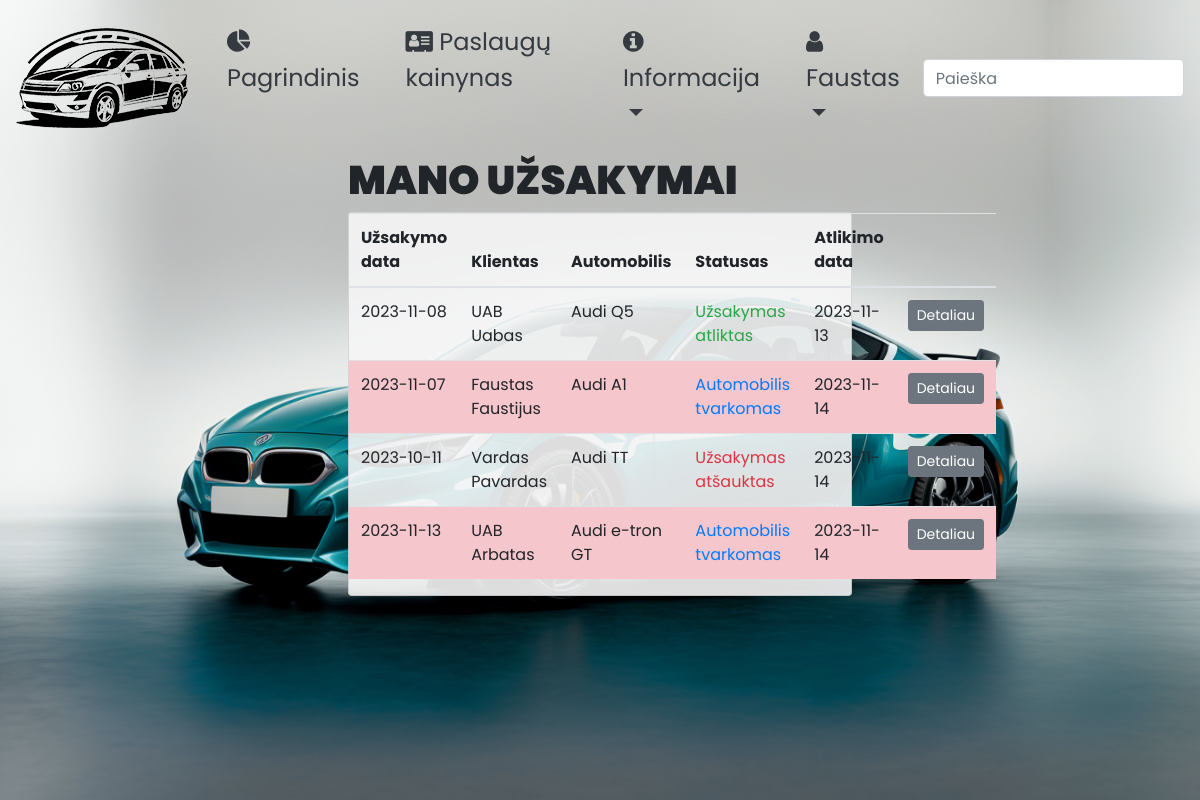
Before: /autoservisas/manouzsakymai/ (signed in) with the older database file.
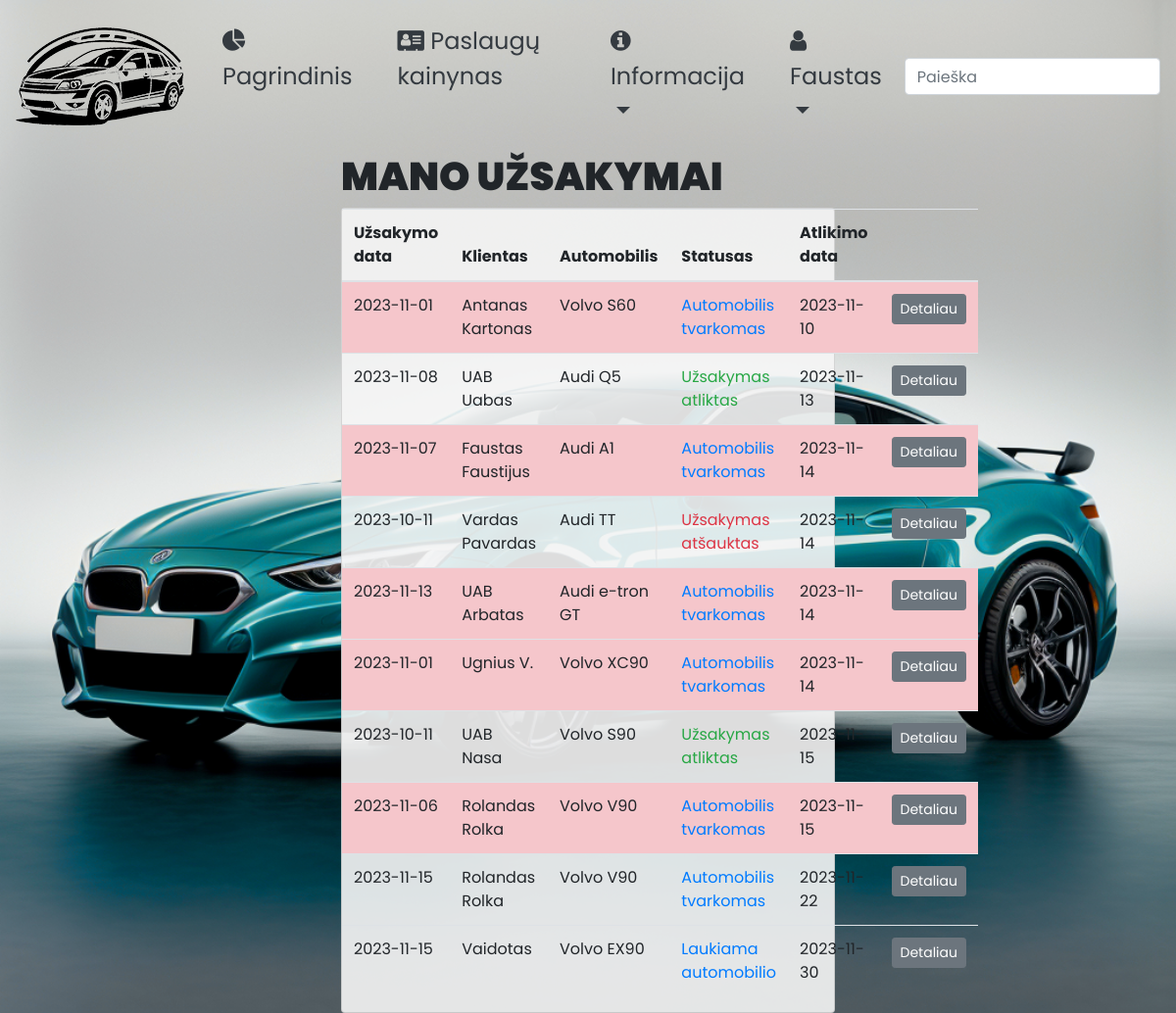
After: the same page with the newer database file.
### autoservisas/models.py (models this page shows, shortened)
class Uzsakymas(models.Model):
    data = models.DateField('Užsakymo data', null=False)
    automobilis_id = models.ForeignKey('Automobilis', verbose_name='Informacija',
                                       on_delete=models.CASCADE, null=False, related_name='auto_statusas')
    UZSAKYMO_STATUSAS = (
        ('l', 'Laukiama automobilio'),
        ('a', 'Automobilis tvarkomas'),
        ('u', 'Užsakymas atliktas'),
        ('x', 'Užsakymas atšauktas'),
    )
    statusas = models.CharField(max_length=1, choices=UZSAKYMO_STATUSAS, default='l', null=False, help_text='Statusas')
    vartotojas = models.ForeignKey(User, on_delete=models.SET_NULL, null=True, blank=True)
    grazinimo_terminas = models.DateField('Prognozuojama atlikimo data', null=True, blank=True)
    class Meta:
        verbose_name = 'Užsakymas'
        verbose_name_plural = 'Užsakymai'
    @property
    def is_overdue(self):
        if self.grazinimo_terminas and date.today() > self.grazinimo_terminas:
            return True
        return False

class Automobilis(models.Model):
    valstybinis_nr = models.CharField('Automobilio valstybinis Nr.',
                                      max_length=7, null=False, unique=True, help_text='Įveskite valstybinį numerį')
    automobilio_modelis_id = models.ForeignKey('AutomobilioModelis', verbose_name='Automobilio modelis',
                                               on_delete=models.CASCADE, null=False)
    vin_kodas = models.CharField(max_length=17, null=False, unique=True, help_text='Įveskite automobilio VIN kodą')
    klientas = models.CharField(max_length=100, null=False,
                                help_text='Iveskite klientą (įmonės pavadinimas arba vardas/pavardė)')
    nuotrauka = models.ImageField('Nuotrauka', upload_to='nuotraukos', null=True)
    aprasymas = HTMLField()
    class Meta:
        verbose_name = 'Automobilis'
        verbose_name_plural = 'Automobiliai'

class AutomobilioModelis(models.Model):
    marke = models.CharField('Automobilio markė', max_length=40, null=False, help_text='Įveskite automobilio markę')
    modelis = models.CharField('Automobilio modelis', max_length=40, null=False,
                               help_text='Įveskite automobilio markės modelį')
    class Meta:
        verbose_name = 'Automobilio modelis'
        verbose_name_plural = 'Automobilių modeliai'
    def __str__(self):
        return f'{self.marke} {self.modelis}'

### autoservisas/views.py (the view)
# urls.py: path('manouzsakymai/', views.KlientoUzsakymaiListView.as_view(), name='mano_uzsakymai'),
class KlientoUzsakymaiListView(LoginRequiredMixin, generic.ListView):
    model = Uzsakymas
    context_object_name = 'klientouzsakymai_list'
    template_name = 'mano_uzsakymai.html'
    paginate_by = 10
    def get_queryset(self):
        return Uzsakymas.objects.filter(vartotojas=self.request.user).order_by('grazinimo_terminas')

### autoservisas/templates/mano_uzsakymai.html (shortened to what this page needs)
{% extends "base.html" %}
{% block content %}
<h1 class="text-uppercase h1p">Mano užsakymai</h1>
{% if klientouzsakymai_list %}
<div class="card" style="background-color: rgba(245, 245, 245, 0.9);">
  <table class="table table-hover">
    <thead>
      <tr>
        <th scope="col">Užsakymo data</th>
        <th scope="col">Klientas</th>
        <th scope="col">Automobilis</th>
        <th scope="col">Statusas</th>
        <th scope="col">Atlikimo data</th>
        <th scope="col"></th>
      </tr>
    </thead>
    <tbody>
    {% for a in klientouzsakymai_list %}
      <tr class="{% if a.statusas == 'a' and a.is_overdue %}table-danger{% endif %}">
        <td>{{a.data|date:"Y-m-d"}}</td>
        <td>{{a.automobilis_id.klientas}}</td>
        <td>{{a.automobilis_id.automobilio_modelis_id}}</td>
        <td class="{% if a.statusas == 'u' %}text-success{% elif a.statusas == 'x' %}text-danger{% else %}text-primary{% endif %}">{{a.get_statusas_display}}</td>
        <td>{{a.grazinimo_terminas|date:"Y-m-d"}}</td>
        <td><a href="{% url 'uzsakymas' a.id %}"><button type="button" class="btn btn-secondary btn-sm">Detaliau</button></a></td>
      </tr>
    {% endfor %}
    </tbody>
  </table>
</div>
{% else %}
      <p>Šiuo metu mūsų autoservise užsakymų neturite.</p>
{% endif %}
{% endblock %}

Changed rows visible on the page:
added Uzsakymas: data "2023-11-01", automobilis_id.klientas "Antanas Kartonas", automobilis_id.automobilio_modelis_id "Volvo S60", statusas "Automobilis tvarkomas", grazinimo_terminas "2023-11-10"
added Uzsakymas: data "2023-11-01", automobilis_id.klientas "Ugnius V.", automobilis_id.automobilio_modelis_id "Volvo XC90", statusas "Automobilis tvarkomas", grazinimo_terminas "2023-11-14"
added Uzsakymas: data "2023-10-11", automobilis_id.klientas "UAB Nasa", automobilis_id.automobilio_modelis_id "Volvo S90", statusas "Užsakymas atliktas", grazinimo_terminas "2023-11-15"
added Uzsakymas: data "2023-11-06", automobilis_id.klientas "Rolandas Rolka", automobilis_id.automobilio_modelis_id "Volvo V90", statusas "Automobilis tvarkomas", grazinimo_terminas "2023-11-15"
added Uzsakymas: data "2023-11-15", automobilis_id.klientas "Rolandas Rolka", automobilis_id.automobilio_modelis_id "Volvo V90", statusas "Automobilis tvarkomas", grazinimo_terminas "2023-11-22"
added Uzsakymas: data "2023-11-15", automobilis_id.klientas "Vaidotas", automobilis_id.automobilio_modelis_id "Volvo EX90", statusas "Laukiama automobilio", grazinimo_terminas "2023-11-30"
